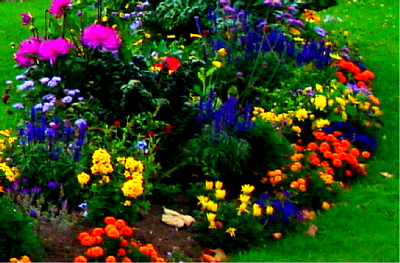
%> input picture Bab3/images.png, 400 x 263 px
$ octave Pseudo_code_3_7b.m   (GNU Octave 9; MATLAB toolbox functions it lacks are replaced by stand-ins)
%> lines starting %> are read from the running program, lines starting %| are printed output that depends on the picture
clear all;
I=imread('images.png');
%> I is the input picture: size 263x400x3 uint8; mean R, G, B 47.6, 68.3, 23.4
figure(1),imshow(I);
I(1:10,1:10,1)
[N,M,L]=size(I)
%> N = 263; M = 400; L = 3
HSL_Edge(1:300,1:300,1:3)=128;
for n=1:N
    for m=1:M
       b=double(I(n,m,3)); g=double(I(n,m,2)); r=double(I(n,m,1));
       Max = max(r,max(g,b));
         Min = min(r,min(g,b));
         C=Max-Min;
         L=(Max+Min)/2.0;

          if(Max==Min) S = 0;
             elseif (L>=127) S = (C)/(2*L/255);
            elseif (L<127)  S = (C)/((2-(2*L/255)));
          end;

         if (C==0) H=0;  % (dalam persamaan adalah undefined)
         else if (r == Max) H = ((g - b))/C;
           elseif (g == Max) H = 2 + (b - r)/C;
           elseif  (b == Max) H = 4 + (r - g)/C;
             end;
         end;
         H=H*pi/3;

         j=150 + floor((S/2)*cos(H));
         i=285 - floor((S/2)*sin(H)/8.0 + L);
       HSL_Edge(i,j,1)=r;
        HSL_Edge(i,j,2)=g;
        HSL_Edge(i,j,3)=b;
    end;
end;
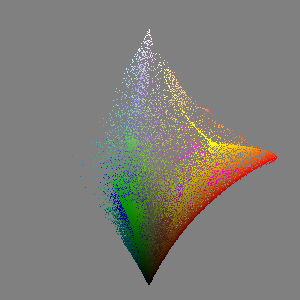
%> HSL_Edge: size 300x300x3 double; mean R, G, B 127.5, 126, 120
%> after the loop, H = 2.09; S = 36.84

%> (the run ends here)
